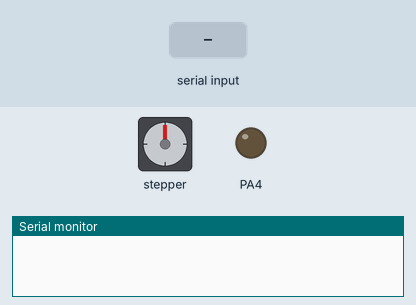
Simulated run of this sketch. Board: STM32 Blue Pill. Parts: stepper motor, output pins drawn as LEDs (lit = HIGH), the last lines printed to the serial monitor. The inputs (shaded band) are chosen by the test bench. Stepper angles assume 200 steps per turn.

Above: at 0.15 s.
At 1.2 s:
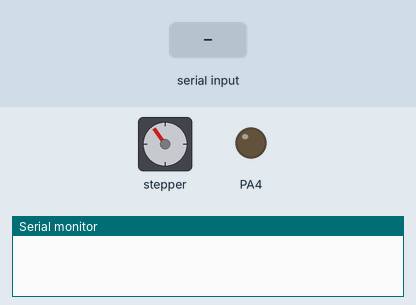
1.3 s: byte 30 received over Serial
At 7.7 s:
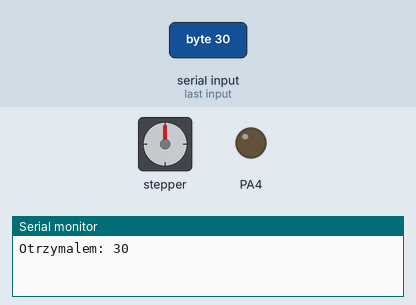
Timing chart, 0 to 9.2 s (numbered marks = the images above; inputs shaded):
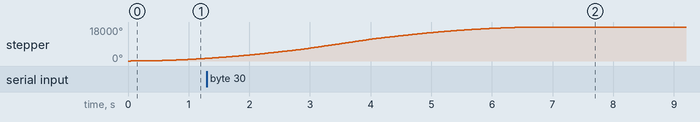

The sketch:

TEST_SILNIKA_KROKOWEGO.ino
```cpp
// (licence header left out)
#include <AccelStepper.h>

// Define a stepper and the pins it will use
AccelStepper stepper(1,PD5,PC13); // Defaults to AccelStepper::FULL4WIRE (4 pins) on 2, 3, 4, 5

void setup()
{

  Serial.begin(115200);
  pinMode(PA4,OUTPUT);
  digitalWrite(PA4,LOW);
  // Change these to suit your stepper if you want
  stepper.setMaxSpeed(40000);
  stepper.setAcceleration(1000);
  stepper.moveTo(10000);
}

void loop()
{
    // if(Serial.available() == 4){

    //   Serial.println(Serial.available(),DEC);
    // }
    if (Serial.available() > 0)
    {
        int Bajt = Serial.read();
        Serial.print("Otrzymalem: ");
        Serial.println(Bajt, DEC);
        if (Bajt == 43){
          Serial.println(stepper.currentPosition());
          stepper.moveTo(stepper.currentPosition()+20000);
        }
        else if (Bajt == 45 )
        {
          Serial.println(stepper.currentPosition());
          stepper.moveTo(stepper.currentPosition()-20000);
        }


    }
    // // If at the end of travel go to the other end
    stepper.run();
}
```
